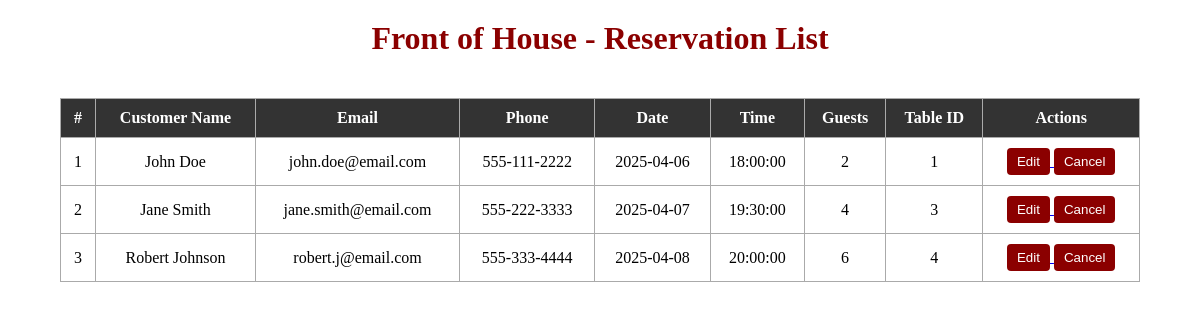
The page /reservations/foh on the database as committed earlier.
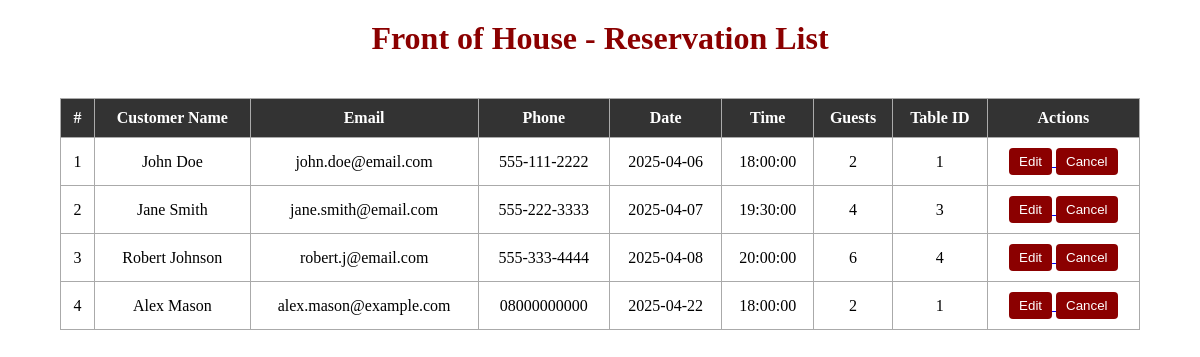
The same page on the database as committed later.
### app/models.py (models this page shows)
class Reservation(db.Model):
    id = db.Column(db.Integer, primary_key=True)
    customer_id = db.Column(db.Integer, db.ForeignKey('customer.id'))
    reservation_time = db.Column(db.DateTime, nullable=False)
    number_of_people = db.Column(db.Integer, nullable=False)
    table_id = db.Column(db.Integer, db.ForeignKey('tables.id'))

class Customer(db.Model):
    id = db.Column(db.Integer, primary_key=True)
    first_name = db.Column(db.String(255), nullable=False)
    last_name = db.Column(db.String(255), nullable=False)
    email = db.Column(db.String(255))
    phone_number = db.Column(db.String(15))
    reservations = db.relationship('Reservation', backref='customer', lazy=True)
    supports = db.relationship('Support', backref='customer', lazy=True)

### app/routes/reservations_routes.py (the view)
@reservations_bp.route('/reservations/foh')
def reservations_foh():
    reservations = ReservationLogic.get_all_reservations_with_customer()
    return render_template('reservations_foh.html', reservations=reservations)

### app/logic/reservation_logic.py (called while the page is built)
    @staticmethod
    def get_all_reservations_with_customer():
        return db.session.query(Reservation, Customer).join(Customer, Reservation.customer_id == Customer.id).all()

### templates/reservations_foh.html (shortened to what this page needs)
<!DOCTYPE html>
<html lang="en">
<head>
    <link rel="stylesheet" href="{{ url_for('static', filename='css/style.css') }}">
</head>
<body>
    <h1>Front of House - Reservation List</h1>
    <table>
        <thead>
            <tr>
                <th>#</th>
                <th>Customer Name</th>
                <th>Email</th>
                <th>Phone</th>
                <th>Date</th>
                <th>Time</th>
                <th>Guests</th>
                <th>Table ID</th>
                <th>Actions</th>
            </tr>
        </thead>
        <tbody>
            {% for res, customer in reservations %}
            <tr>
                <td>{{ loop.index }}</td>
                <td>{{ customer.first_name }} {{ customer.last_name }}</td>
                <td>{{ customer.email }}</td>
                <td>{{ customer.phone_number }}</td>
                <td>{{ res.reservation_time.date() }}</td>
                <td>{{ res.reservation_time.time() }}</td>
                <td>{{ res.number_of_people }}</td>
                <td>{{ res.table_id }}</td>
                <td>
                    <a href="{{ url_for('reservations.edit_reservation', id=res.id) }}">
                        <button class="action-btn">Edit</button>
                    </a>
                    <form class="action-form" method="POST" action="{{ url_for('reservations.cancel_reservation', id=res.id) }}">
                        <button class="action-btn" onclick="return confirm('Cancel this reservation?')">Cancel</button>
                    </form>
                </td>
            </tr>
            {% else %}
            <tr>
                <td colspan="9">No reservations found.</td>
            </tr>
            {% endfor %}
        </tbody>
    </table>
</body>
</html>

Rows that differ between the two databases and show on the page:
added Reservation: first_name "Alex", last_name "Mason", email "alex.mason@example.com", phone_number "08000000000", reservation_time "2025-04-22", reservation_time.time "18:00:00", number_of_people "2", table_id "1"
